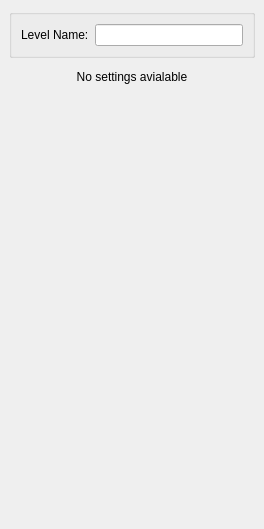
<?xml version="1.0" encoding="UTF-8"?>
<ui version="4.0">
 <class>LevelProps</class>
 <widget class="QDockWidget" name="LevelProps">
  <property name="geometry">
   <rect>
    <x>0</x>
    <y>0</y>
    <width>264</width>
    <height>529</height>
   </rect>
  </property>
  <property name="sizePolicy">
   <sizepolicy hsizetype="Preferred" vsizetype="Minimum">
    <horstretch>0</horstretch>
    <verstretch>0</verstretch>
   </sizepolicy>
  </property>
  <property name="focusPolicy">
   <enum>Qt::NoFocus</enum>
  </property>
  <property name="windowIcon">
   <iconset resource="../../_resources/toolbar/toolbar.qrc">
    <normaloff>:/toolbar/dock/levelprops.png</normaloff>:/toolbar/dock/levelprops.png</iconset>
  </property>
  <property name="allowedAreas">
   <set>Qt::LeftDockWidgetArea|Qt::RightDockWidgetArea</set>
  </property>
  <property name="windowTitle">
   <string>Level Settings</string>
  </property>
  <widget class="QWidget" name="dockWidgetContents">
   <layout class="QGridLayout" name="gridLayout_4" rowstretch="0">
    <property name="sizeConstraint">
     <enum>QLayout::SetMinimumSize</enum>
    </property>
    <property name="leftMargin">
     <number>0</number>
    </property>
    <property name="topMargin">
     <number>0</number>
    </property>
    <property name="rightMargin">
     <number>0</number>
    </property>
    <property name="bottomMargin">
     <number>0</number>
    </property>
    <item row="0" column="0" alignment="Qt::AlignTop">
     <widget class="QFrame" name="frame">
      <property name="frameShape">
       <enum>QFrame::NoFrame</enum>
      </property>
      <property name="frameShadow">
       <enum>QFrame::Raised</enum>
      </property>
      <layout class="QVBoxLayout" name="verticalLayout">
       <item>
        <widget class="QGroupBox" name="TitleGroup">
         <property name="sizePolicy">
          <sizepolicy hsizetype="Preferred" vsizetype="Fixed">
           <horstretch>0</horstretch>
           <verstretch>0</verstretch>
          </sizepolicy>
         </property>
         <property name="title">
          <string/>
         </property>
         <layout class="QHBoxLayout" name="horizontalLayout">
          <property name="sizeConstraint">
           <enum>QLayout::SetMinimumSize</enum>
          </property>
          <item>
           <widget class="QLabel" name="LevelTitleLabel">
            <property name="sizePolicy">
             <sizepolicy hsizetype="Preferred" vsizetype="Fixed">
              <horstretch>0</horstretch>
              <verstretch>0</verstretch>
             </sizepolicy>
            </property>
            <property name="text">
             <string>Level Name:</string>
            </property>
            <property name="alignment">
             <set>Qt::AlignLeading|Qt::AlignLeft|Qt::AlignVCenter</set>
            </property>
           </widget>
          </item>
          <item>
           <widget class="QLineEdit" name="LevelTitle"/>
          </item>
         </layout>
        </widget>
       </item>
       <item>
        <widget class="QFrame" name="advancedSettings">
         <property name="sizePolicy">
          <sizepolicy hsizetype="Preferred" vsizetype="MinimumExpanding">
           <horstretch>0</horstretch>
           <verstretch>0</verstretch>
          </sizepolicy>
         </property>
         <property name="frameShape">
          <enum>QFrame::NoFrame</enum>
         </property>
         <property name="frameShadow">
          <enum>QFrame::Plain</enum>
         </property>
         <property name="lineWidth">
          <number>0</number>
         </property>
         <layout class="QVBoxLayout" name="verticalLayout_3">
          <property name="spacing">
           <number>0</number>
          </property>
          <property name="leftMargin">
           <number>0</number>
          </property>
          <property name="topMargin">
           <number>0</number>
          </property>
          <property name="rightMargin">
           <number>0</number>
          </property>
          <property name="bottomMargin">
           <number>0</number>
          </property>
         </layout>
        </widget>
       </item>
       <item>
        <widget class="QLabel" name="noSettings">
         <property name="sizePolicy">
          <sizepolicy hsizetype="Preferred" vsizetype="Preferred">
           <horstretch>0</horstretch>
           <verstretch>1</verstretch>
          </sizepolicy>
         </property>
         <property name="text">
          <string>No settings avialable</string>
         </property>
         <property name="alignment">
          <set>Qt::AlignHCenter|Qt::AlignTop</set>
         </property>
        </widget>
       </item>
      </layout>
     </widget>
    </item>
   </layout>
  </widget>
 </widget>
 <resources>
  <include location="../../_resources/toolbar/toolbar.qrc"/>
 </resources>
 <connections/>
</ui>
